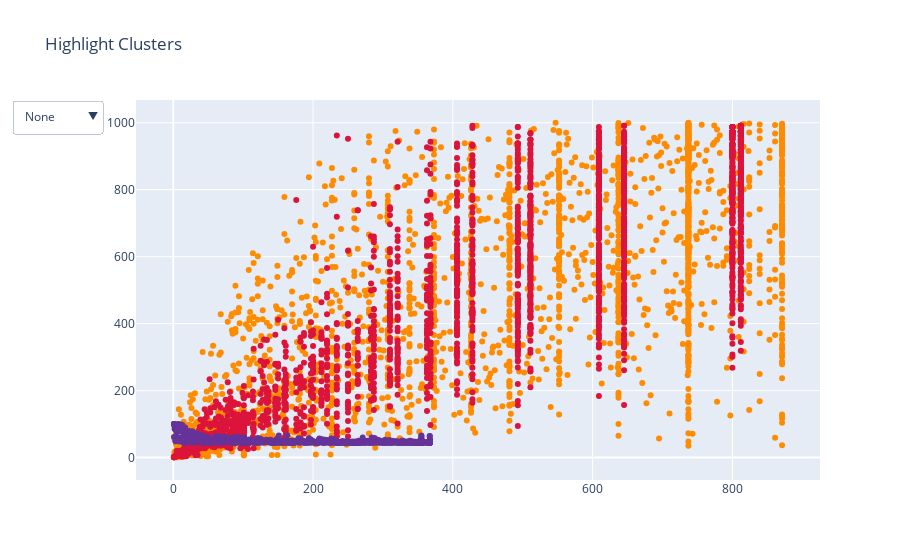

Source (notebook cell):
### Code cell
np.random.seed(1)
x0 = indices[1] #patents
y0 = indices[2] #world_rank
x1 = indices[3] #citations
y1 = indices[4] #influence
x2 = indices[5] #quality_of_education
y2 = indices[6] #score


# Create figure
fig1 = go.Figure()

# Add traces
fig1.add_trace(go.Scatter(x=x0,y=y0,mode="markers",marker=dict(color="DarkOrange")))
fig1.add_trace(go.Scatter( x=x1,y=y1,mode="markers",marker=dict(color="Crimson")))
fig1.add_trace(go.Scatter(x=x2,y=y2,mode="markers", marker=dict(color="RebeccaPurple")))

# Add buttons that add shapes
cluster0 = [dict(type="circle",xref="x", yref="y",x0=min(x0), y0=min(y0), x1=max(x0), y1=max(y0),line=dict(color="DarkOrange"))]
cluster1 = [dict(type="circle", xref="x", yref="y",x0=min(x1), y0=min(y1),x1=max(x1), y1=max(y1),line=dict(color="Crimson"))]
cluster2 = [dict(type="circle",xref="x", yref="y",x0=min(x2), y0=min(y2),x1=max(x2), y1=max(y2), line=dict(color="RebeccaPurple"))]
fig1.update_layout(updatemenus=[dict(buttons=list([ dict(label="None", method="relayout", args=["shapes", []]),dict(label="Cluster 0",
method="relayout", args=["shapes", cluster0]),dict(label="Cluster 1", method="relayout",args=["shapes", cluster1]),dict(label="Cluster 2",
method="relayout",args=["shapes", cluster2]),
dict(label="All", method="relayout",args=["shapes", cluster0 + cluster1 + cluster2])]),)])

# Update remaining layout properties
fig1.update_layout(title_text="Highlight Clusters",showlegend=False,)
fig1.show()

### Figure 1 — Plotly figure (JSON) as saved in the notebook; plotly's stock layout.template omitted (floating-point values rounded to 4 significant figures; data arrays with more than 128 entries replaced by an {"elided": "..."} marker saying what was removed)
{"data": [{"marker": {"color": "DarkOrange"}, "mode": "markers", "type": "scatter", "x": {"elided": "2200 int values"}, "y": {"elided": "2200 int values"}}, {"marker": {"color": "Crimson"}, "mode": "markers", "type": "scatter", "x": {"elided": "2200 int values"}, "y": {"elided": "2200 int values"}}, {"marker": {"color": "RebeccaPurple"}, "mode": "markers", "type": "scatter", "x": {"elided": "2200 int values"}, "y": {"elided": "2200 float values"}}], "layout": {"showlegend": false, "title": {"text": "Highlight Clusters"}, "updatemenus": [{"buttons": [{"args": ["shapes", []], "label": "None", "method": "relayout"}, {"args": ["shapes", [{"line": {"color": "DarkOrange"}, "type": "circle", "x0": 1, "x1": 871, "xref": "x", "y0": 1, "y1": 1000, "yref": "y"}]], "label": "Cluster 0", "method": "relayout"}, {"args": ["shapes", [{"line": {"color": "Crimson"}, "type": "circle", "x0": 1, "x1": 812, "xref": "x", "y0": 1, "y1": 991, "yref": "y"}]], "label": "Cluster 1", "method": "relayout"}, {"args": ["shapes", [{"line": {"color": "RebeccaPurple"}, "type": "circle", "x0": 1, "x1": 367, "xref": "x", "y0": 43.36, "y1": 100, "yref": "y"}]], "label": "Cluster 2", "method": "relayout"}, {"args": ["shapes", [{"line": {"color": "DarkOrange"}, "type": "circle", "x0": 1, "x1": 871, "xref": "x", "y0": 1, "y1": 1000, "yref": "y"}, {"line": {"color": "Crimson"}, "type": "circle", "x0": 1, "x1": 812, "xref": "x", "y0": 1, "y1": 991, "yref": "y"}, {"line": {"color": "RebeccaPurple"}, "type": "circle", "x0": 1, "x1": 367, "xref": "x", "y0": 43.36, "y1": 100, "yref": "y"}]], "label": "All", "method": "relayout"}]}]}}
